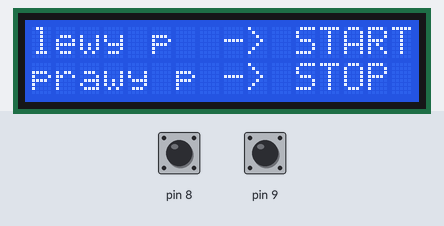
The sketch below on a simulated Arduino Uno, built with avr-gcc and run on an emulated ATmega328P. On the bench: 16×2 character LCD. The test bench sets the inputs (shaded band); at power-on: pin 8 HIGH, pin 9 HIGH.

Above: at 1.2 s.
1.3 s: pin 8 pulled LOW for 0.15 s
4.4 s: pin 9 pulled LOW for 0.15 s
At 5.3 s:
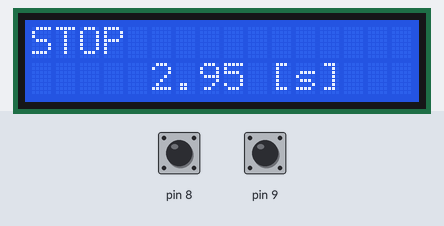
6.0 s: pin 8 pulled LOW for 1 s
10.0 s: pin 9 pulled LOW for 1 s
At 10.8 s:
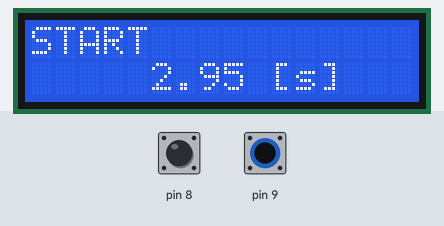
Timing chart, 0 to 13.0 s (numbered marks = the images above; inputs shaded):
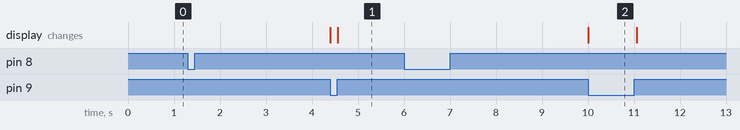

Measured:
- after the input at 1.3 s, every drawn part: stays the same
- after the input at 4.4 s, the display: first changes at once (image 1 shows a later state)
- after the input at 6.0 s, every drawn part: stays the same
- after the input at 10.0 s, the display: changes at once (image 2)

The sketch:

Stopwatch.ino
```cpp
#include <dht11.h>
#include <time.h>
#include <stdio.h>
#define DHT11PIN 11    //przypisanie pinu 11 Arduino jako odczyt z sensora
#include <LiquidCrystal.h> //Dołączenie bilbioteki
LiquidCrystal lcd(2, 3, 4, 5, 6, 7); //Informacja o podłączeniu nowego wyświetlacza

dht11 DHT11;

unsigned long start {0};
unsigned long finish {0};
unsigned long btwin {0};
float result {0.0};
unsigned long bieg {0};
int lag {150};
String tekst = "START";


void setup()
{
  lcd.begin(16, 2); //Deklaracja typu
  lcd.clear();
  pinMode(9, INPUT_PULLUP);
  pinMode(8, INPUT_PULLUP);
  Serial.begin(1200);
  lcd.setCursor(0, 0);
  lcd.print("lewy p  -> START");
  lcd.setCursor(0, 1);
  lcd.print("prawy p -> STOP");
}

void loop()
{
  lcd.display();
  btwin = millis();

  if (digitalRead(8) == LOW) {
    delay(lag);
    if (digitalRead(8) == HIGH) {
      start = millis();
      lcd.clear();

    while (digitalRead(9) == HIGH) {
        lcd.setCursor(0, 0);
        lcd.print("START ");
        lcd.setCursor(5, 1);
        unsigned long aktualny {0};
        aktualny = millis();
        bieg = aktualny - btwin - lag;
        lcd.print((String) (bieg/1000.0) + " [s]");
      }
    }
  }
  if (digitalRead(9) == LOW) {
     delay(lag);
     if (digitalRead(9) == HIGH) {
        lcd.clear();
        finish = millis();
        result = (finish - start - lag);
        lcd.setCursor(0, 0);
        lcd.print("STOP");
        lcd.setCursor(5, 1);
        lcd.print((String) (result/1000.0) + " [s]");

        // blinkin
        //while (digitalRead(8) == HIGH) {
        //  lcd.noDisplay();
        //  delay(lag);
        //  lcd.display();
        //  delay(2*lag);
        //}
      }
   }
}
```
